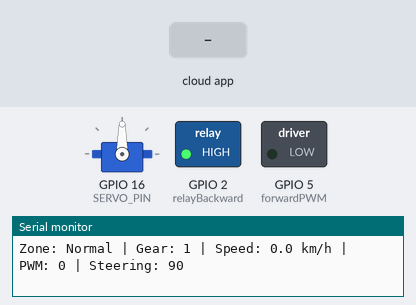
Bench run of a sketch on a simulated ESP8266 (NodeMCU). Parts: servo, switched loads named in the sketch (green lamp = pin HIGH), the last lines printed to the serial monitor. Dashed ring = blinking. Inputs (shaded band) come from the test bench. The RemoteXY app is connected.

Above: at 1.3 s.
1.4 s: the phone or cloud app sets throttle to 1
At 1.68 s:
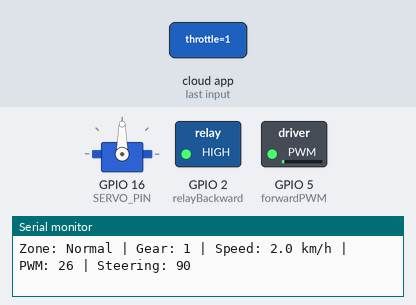
4.4 s: the phone or cloud app sets geardown to 1
At 5.0 s:
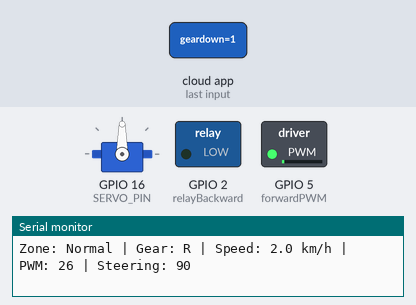
7.4 s: the phone or cloud app sets steering to 1
At 8.2 s:
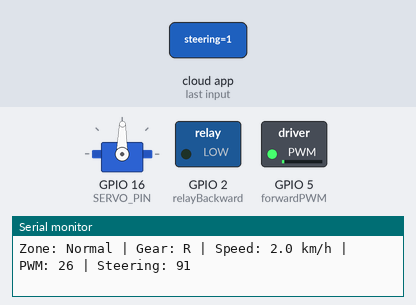
8.9 s: the phone or cloud app sets gearup to 1
At 9.2 s:
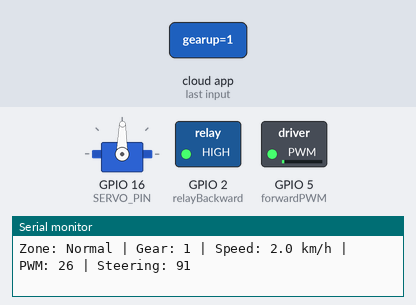
Timing chart, 0 to 15.9 s (numbered marks = the images above; inputs shaded):
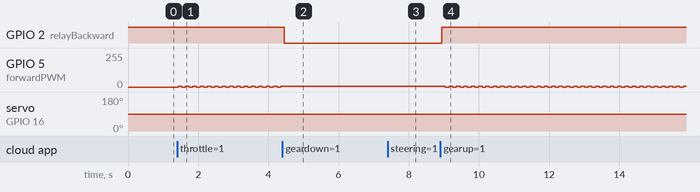

The sketch:

esp8266_controller.ino
```cpp
#define REMOTEXY_MODE__WIFI_POINT   // must come BEFORE including RemoteXY.h

#include <ESP8266WiFi.h>
#include <RemoteXY.h>
#include <Servo.h>
#include <SPI.h>
#include <MFRC522.h>
#include <WiFiUdp.h>

WiFiUDP udp;
String laptopIP;
const unsigned int laptopPort = 5005;

#define REMOTEXY_WIFI_SSID "RC_Car_Dash"
#define REMOTEXY_WIFI_PASSWORD "12345678"
#define REMOTEXY_SERVER_PORT 6377

#pragma pack(push, 1)
uint8_t RemoteXY_CONF[] =   // 62 bytes
  { 255,4,0,1,0,55,0,19,0,0,0,0,31,1,200,84,1,1,5,0,
  4,121,48,75,12,176,24,26,4,25,31,11,45,16,2,26,1,37,19,16,
  16,0,2,31,0,1,6,20,16,16,0,2,31,0,67,81,34,19,29,94,
  2,26 };

struct {
  int8_t steering;
  int8_t throttle;
  uint8_t gearup;
  uint8_t geardown;
  int8_t value_01;
  uint8_t connect_flag;
} RemoteXY;
#pragma pack(pop)

// ----- Pin Setup -----
const int forwardPWM = 5;    //d4
const int relayBackward = 2;    //d1

const int SERVO_PIN = 16;

#define SS_PIN 15
#define RST_PIN 4

Servo steeringServo;
MFRC522 rfid(SS_PIN, RST_PIN);

// --- Updated Gears: Reverse (0) + Forward (1–6) ---
const float gearSpeeds[] = {30, 10, 20, 30, 45, 60, 80};
// index 0 = Reverse (30 km/h limit)

int currentGear = 1;  // start in gear 1
float currentSpeed = 0;
unsigned long lastUpdate = 0;

bool zoneRestricted = false;
float restrictedSpeed = 20;
String zoneName = "Normal";
String currentTag = "";

void setup() {
  Serial.begin(115200);
  RemoteXY_Init();
  laptopIP ="192.168.4.2";

  pinMode(forwardPWM, OUTPUT);
  pinMode(relayBackward, OUTPUT);
  digitalWrite(relayBackward, HIGH);


  steeringServo.attach(SERVO_PIN);
  steeringServo.write(90);

  SPI.begin();
  rfid.PCD_Init();
  delay(100);

  Serial.println("\nRC Car Ready (ESP8266 + L298N + Servo + RFID + RemoteXY)");
}

void loop() {
  RemoteXY_Handler();
  unsigned long now = millis();

  // --- RFID Zone Detection ---
  if (rfid.PICC_IsNewCardPresent() && rfid.PICC_ReadCardSerial()) {
    String tagID = "";
    for (byte i = 0; i < rfid.uid.size; i++) {
      tagID += String(rfid.uid.uidByte[i], HEX);
    }
    tagID.toUpperCase();
    currentTag = tagID;

    Serial.print("RFID Tag Detected: ");
    Serial.println(tagID);

    if (tagID == "53E8FF3") {  // Hospital IN
      zoneRestricted = true;
      zoneName = "Hospital Zone";
      Serial.println(">>> HOSPITAL ZONE DETECTED – SPEED LIMIT ENFORCED <<<");
      if (currentGear > 2) currentGear = 2;
    }
    else if (tagID == "232F9FE4") {  // Hospital OUT
      zoneRestricted = false;
      zoneName = "Normal";
      Serial.println("<<< EXITED HOSPITAL ZONE – NORMAL MODE RESTORED >>>");
    }

    rfid.PICC_HaltA();
    rfid.PCD_StopCrypto1();
  }

  // --- Control Logic ---
  if (now - lastUpdate > 100) {
    lastUpdate = now;

    static bool lastUp = 0, lastDown = 0;

    // --- Gear shifting ---
    if (RemoteXY.gearup && !lastUp) currentGear = min(currentGear + 1, 6);
    if (RemoteXY.geardown && !lastDown) currentGear = max(currentGear - 1, 0);
    lastUp = RemoteXY.gearup;
    lastDown = RemoteXY.geardown;

    // Restrict forward gears in special zones (but allow reverse)
    if (zoneRestricted && currentGear > 2) currentGear = 2;

    // --- Speed Control ---
    float acceleration = RemoteXY.throttle;
    float maxGearSpeed = gearSpeeds[currentGear];

    // Limit speed if zone restricted
    if (zoneRestricted && currentGear > 0)
      maxGearSpeed = min(maxGearSpeed, restrictedSpeed);

    float targetSpeed = (acceleration / 100.0) * maxGearSpeed;
    if (currentSpeed < targetSpeed) currentSpeed += 2;
    else if (currentSpeed > targetSpeed) currentSpeed -= 3;
    currentSpeed = constrain(currentSpeed, 0, maxGearSpeed);

    int pwmValue = map(currentSpeed, 0, 80, 0, 1023);

    // --- Steering ---
    int servoPos = map(RemoteXY.steering, -99, 99, 0, 180);
    steeringServo.write(abs(servoPos-180));

    RemoteXY.value_01 = (currentGear == 0) ? 0 : currentGear;

    // --- Debug Info ---
    Serial.print("Zone: "); Serial.print(zoneName);
    Serial.print(" | Gear: ");
    if (currentGear == 0){
      digitalWrite(relayBackward,LOW);
      Serial.print("R");
    }
    else
    {
      Serial.print(currentGear);
      analogWrite(forwardPWM, pwmValue);
      digitalWrite(relayBackward,HIGH);
    }
    Serial.print(" | Speed: "); Serial.print(currentSpeed, 1);
    Serial.print(" km/h | PWM: "); Serial.print(pwmValue);
    Serial.print(" | Steering: "); Serial.println(servoPos);

    // --- Send UDP Packet to Laptop ---
    if (laptopIP.length() > 0) {
      String msg = "Zone: " + zoneName +
                   " | Tag: " + currentTag +
                   " | Gear: " + (currentGear == 0 ? String("R") : String(currentGear)) +
                   " | Speed: " + String(currentSpeed, 1) + " km/h";
      udp.beginPacket(laptopIP.c_str(), laptopPort);
      udp.print(msg);
      udp.endPacket();
    }
  }
}
```

Measured:
- after the input at 1.4 s, GPIO 5 (forwardPWM): alternates 6/255 for 0.10 s and 0/255 for 0.10 s, starting at once
- after the input at 4.4 s, GPIO 2 (relayBackward): HIGH → LOW after 0.05 s; GPIO 5 (forwardPWM): stops changing and stays 6/255
- after the input at 7.4 s, servo on GPIO 16 (SERVO_PIN): 90° → 89° after 0.08 s
- after the input at 8.9 s, GPIO 2 (relayBackward): LOW → HIGH at once; GPIO 5 (forwardPWM): alternates 6/255 for 0.10 s and 0/255 for 0.10 s, starting after 0.15 s
